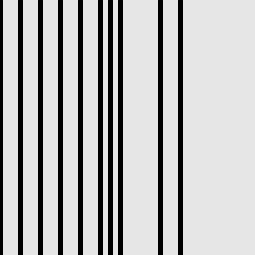
Frame 1 (no input)
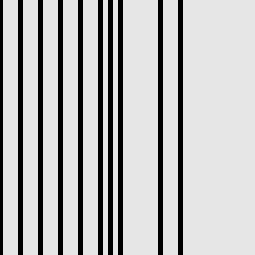
Frame 60 (the mouse pressed at the canvas centre just before this capture)
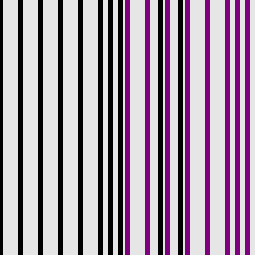
Frame 120 (the mouse held since frame 60 and released just before this capture)

The Processing sketch that drew these frames (run headless with seeded random() and noise(); from frame 60 on, the mouse is pressed at the canvas centre):

// Processing sketch: processing_101204
// ── processing_101204.pde

// Learning Processing Lesson One Project
// 1) Design a static screen drawing using RGB color and primitive shapes.
// 2) Make the static screen drawing dynamic by having it interact with the mouse.
//    This might include shapes following the mouse, changing their size according
//    to the mouse, changing their color according to the mouse, and so on.

// Ten lines.

void setup() {
  size(255, 255);
  stroke(200, 100, 100);
  strokeWeight(5);
  background(230);
}

void draw() {
  stroke(mouseY, abs(mouseX - mouseY), mouseX);
  for (int i = 0; i < 100; i += 20)
    line(mouseX + i, 0, mouseX + i, 255);
  line(mouseX + 100, 0, mouseX + 100, 255);
  line(mouseX + 110, 0, mouseX + 110, 255);
  line(mouseX + 120, 0, mouseX + 120, 255);
  line(mouseX + 160, 0, mouseX + 160, 255);
  line(mouseX + 180, 0, mouseX + 180, 255);
}

void mouseClicked() {
  background(230);
}

void keyPressed() {
  strokeWeight(key / 8);
}

void keyReleased() {
  strokeWeight(5);
}
